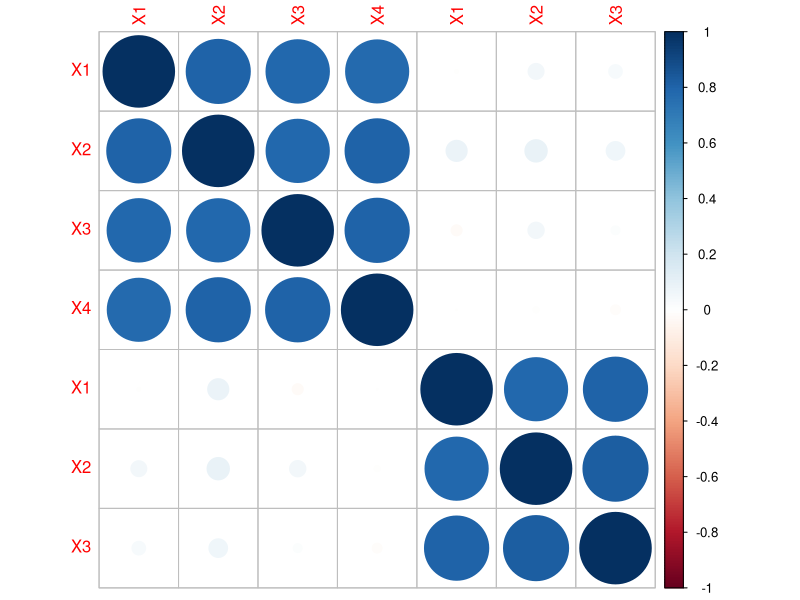
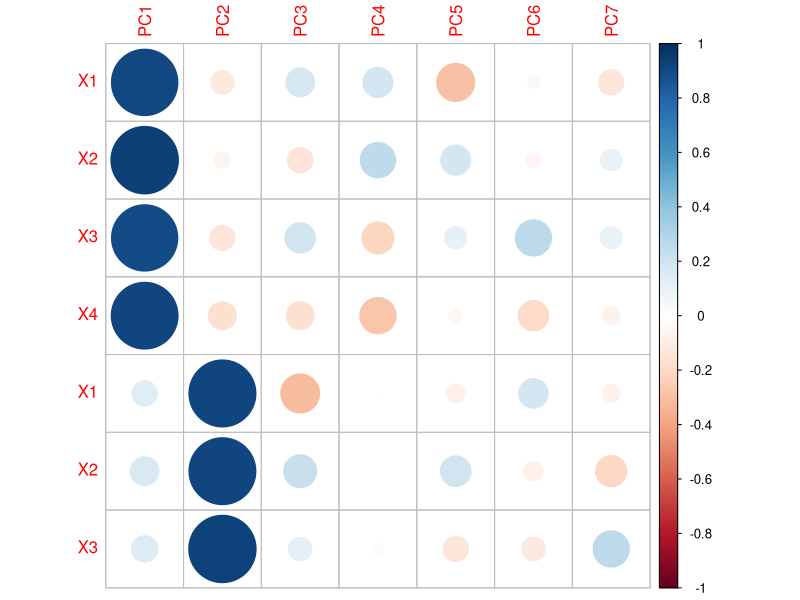
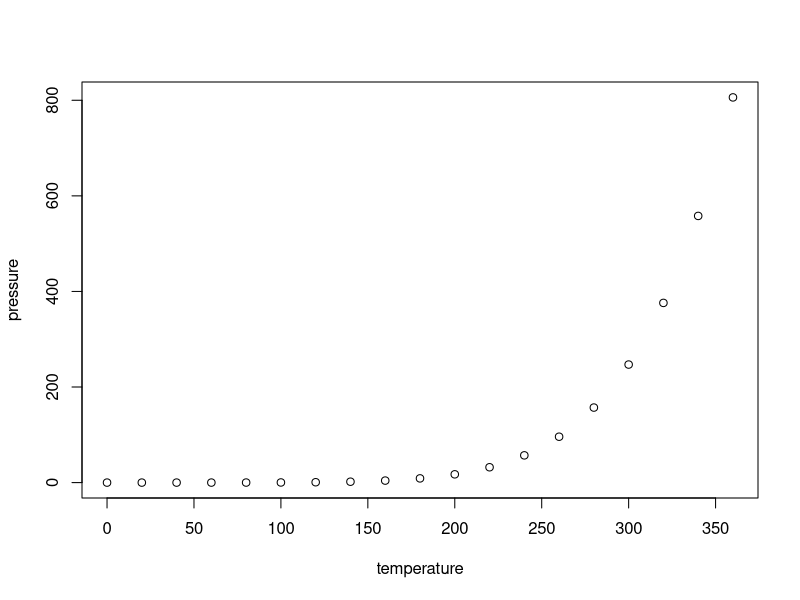

The R script that drew these images, in order:
## ---- chunk 1
library(corrplot)
set.seed(1)
factors = data.frame(matrix(1:300, ncol = 3))
factors[[1]] = rnorm(n = 100, 0, 1)
factors[[2]] = rnorm(n = 100, 0, 1)
factors[[3]] = rnorm(n = 100, 0, 1)
colnames(factors) = c("X","Y","Z")

noisyIndicators = function(feature, k, correlation){
  x = scale(feature)
  b = sqrt(1-(correlation^2))
  returnDF = data.frame(matrix(NA, nrow = length(feature), ncol = k))
  for(i in 1:k){
    error = rnorm(length(x),0,b)
    returnDF[[i]] = correlation*x+error
    
  }
  return(returnDF)
}
# noisies = data.frame(XProx = unlist(noisyIndicators(factors$X,4,.9)), YProx= unlist(noisyIndicators(factors$Y,3,.9)))
XProx = noisyIndicators(factors$X,4,.9)
YProx = noisyIndicators(factors$Y,3,.9)

noisies = cbind(XProx,YProx)

corrplot(cor(noisies))

pcaComps = prcomp(noisies,.scale = TRUE)
corrplot(cor(noisies, pcaComps$x)) #really cool: PC1 is strongly correlated with X, PC2 with Y
## ---- chunk 2
summary(cars)
## ---- chunk 3
plot(pressure)
